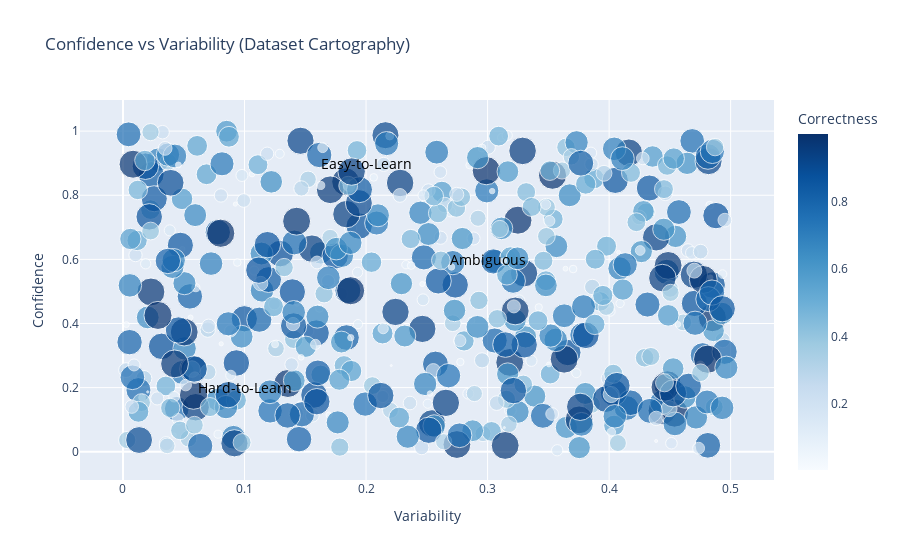

The notebook cell saved with this chart:
### Code cell
import plotly.express as px
import pandas as pd
import numpy as np

# Generate sample data (replace with actual values)
np.random.seed(42)
num_points = 500
variability = np.random.uniform(0, 0.5, num_points)
confidence = np.random.uniform(0, 1, num_points)
correctness = np.random.uniform(0, 1, num_points)  # Simulating correctness scores

# Create DataFrame
df = pd.DataFrame({
    "Variability": variability,
    "Confidence": confidence,
    "Correctness": correctness
})

# Scatter plot with color and size based on correctness
fig = px.scatter(df, x="Variability", y="Confidence", 
                 color="Correctness", 
                 size="Correctness", 
                 color_continuous_scale="blues", 
                 title="Confidence vs Variability (Dataset Cartography)")

# Add annotations for Easy-to-Learn, Ambiguous, and Hard-to-Learn regions
fig.add_annotation(x=0.2, y=0.9, text="Easy-to-Learn", showarrow=False, font=dict(size=14, color="black"))
fig.add_annotation(x=0.3, y=0.6, text="Ambiguous", showarrow=False, font=dict(size=14, color="black"))
fig.add_annotation(x=0.1, y=0.2, text="Hard-to-Learn", showarrow=False, font=dict(size=14, color="black"))

# Show plot
fig.show()

### Figure 1 — Plotly figure (JSON) as saved in the notebook; plotly's stock layout.template omitted (floating-point values rounded to 4 significant figures; data arrays with more than 128 entries replaced by an {"elided": "..."} marker saying what was removed)
{"data": [{"hovertemplate": "Variability=%{x}<br>Confidence=%{y}<br>Correctness=%{marker.color}<extra></extra>", "legendgroup": "", "marker": {"color": {"elided": "500 float values"}, "coloraxis": "coloraxis", "size": {"elided": "500 float values"}, "sizemode": "area", "sizeref": 0.002499, "symbol": "circle"}, "mode": "markers", "name": "", "orientation": "v", "showlegend": false, "type": "scatter", "x": {"elided": "500 float values"}, "xaxis": "x", "y": {"elided": "500 float values"}, "yaxis": "y"}], "layout": {"annotations": [{"font": {"color": "black", "size": 14}, "showarrow": false, "text": "Easy-to-Learn", "x": 0.2, "y": 0.9}, {"font": {"color": "black", "size": 14}, "showarrow": false, "text": "Ambiguous", "x": 0.3, "y": 0.6}, {"font": {"color": "black", "size": 14}, "showarrow": false, "text": "Hard-to-Learn", "x": 0.1, "y": 0.2}], "coloraxis": {"colorbar": {"title": {"text": "Correctness"}}, "colorscale": [[0, "rgb(247,251,255)"], [0.125, "rgb(222,235,247)"], [0.25, "rgb(198,219,239)"], [0.375, "rgb(158,202,225)"], [0.5, "rgb(107,174,214)"], [0.625, "rgb(66,146,198)"], [0.75, "rgb(33,113,181)"], [0.875, "rgb(8,81,156)"], [1, "rgb(8,48,107)"]]}, "legend": {"itemsizing": "constant", "tracegroupgap": 0}, "title": {"text": "Confidence vs Variability (Dataset Cartography)"}, "xaxis": {"anchor": "y", "domain": [0, 1], "title": {"text": "Variability"}}, "yaxis": {"anchor": "x", "domain": [0, 1], "title": {"text": "Confidence"}}}}
